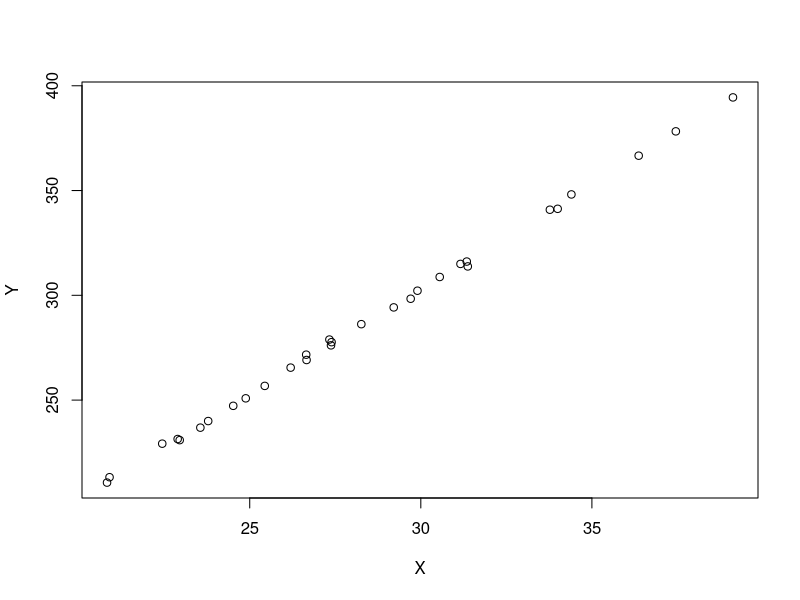
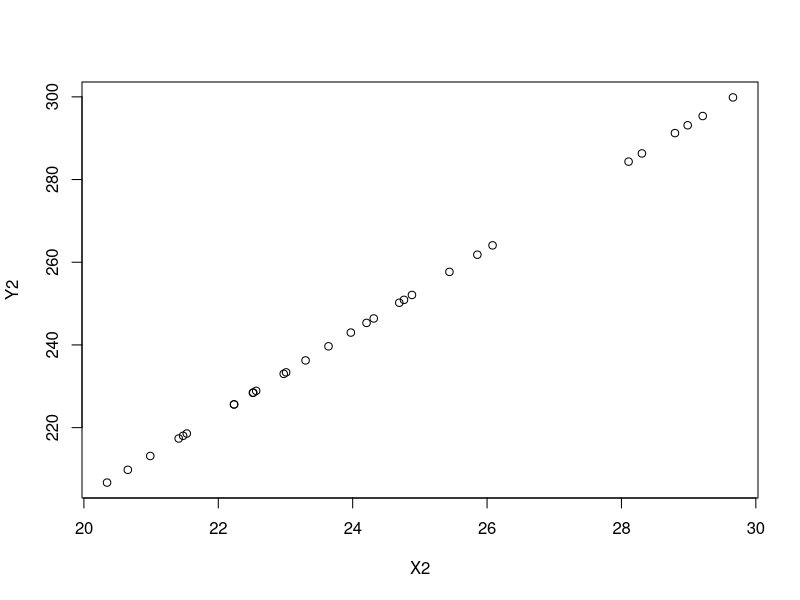
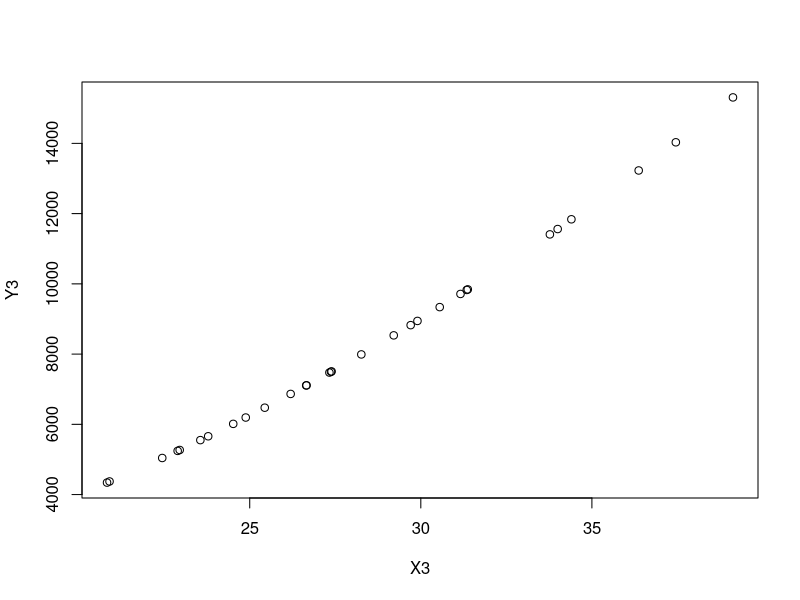

Reproduce these figures in R, in order.
## ---- chunk 1
set.seed(30)
X <- rnorm(30,mean=30,sd=5)
Y <- 10*X + rnorm(30,mean=3,sd=1)
reg1 <- lm(Y~X)
## ---- chunk 2
reg1$coefficients
## ---- chunk 3
test_data <- data.frame(X = 32.8)
predict(reg1,test_data)
## ---- chunk 4
summary(reg1)$r.square
sse <- sum(( fitted(reg1) - mean(Y))^2)
ssr <- sum(( fitted(reg1) - Y)^2)
sst <- ssr + sse
R2 <- 1 - (ssr/sst)
R2
## ---- chunk 5
set.seed(30)
X2 <- runif(30, min = 20, max = 30)
Y2 <- (10*X2) + rnorm(1,mean=3,sd=1)
reg2 <- lm(Y2~X2)
## ---- chunk 6
reg2$coefficients
## ---- chunk 7
test_data <- data.frame(X2 = 32.8)
predict(reg2,test_data)
## ---- chunk 8
summary(reg2)$r.square
sse <- sum(( fitted(reg2) - mean(Y2))^2)
sse
ssr <- sum(( fitted(reg2) - Y2)^2)
ssr
sst <- ssr + sse
sst
R2 <-  1 - (ssr/sst)
R2
## ---- chunk 9
set.seed(30)
X3 <- rnorm(30,mean=30,sd=5)
Y3<- 10*X3*X3 + rnorm(30,mean=3,sd=1)
reg3 <- lm(Y3~X3)
## ---- chunk 10
reg3$coefficients
## ---- chunk 11
test_data <- data.frame(X3 = 32.8)
predict(reg3,test_data)
## ---- chunk 12
summary(reg3)$r.square
sse <- sum(( fitted(reg3) - mean(Y3))^2)
ssr <- sum(( fitted(reg3) - Y3)^2)
sst <- ssr + sse
R2 <- 1 - (ssr/sst)
R2
## ---- chunk 13
plot(X,Y)
plot(X2,Y2)
plot(X3,Y3)
## ---- chunk 14
test1 <- lm(mpg ~ hp, data = mtcars)
summary(test1)
## ---- chunk 15
coeffs <- test1$coefficients
coeffs
## ---- chunk 16
test_data <- data.frame(hp = 110)
predict(test1,test_data)
## ---- chunk 17
test2 <- lm(mtcars$mpg ~ mtcars$hp)
summary(test2)
## ---- chunk 18
cor(mtcars$mpg , mtcars$hp)
## ---- chunk 19
test3 <- cor.test(mtcars$mpg,mtcars$hp)
test3$conf.int
## ---- chunk 20
test3$p.value
## ---- chunk 21
y = mtcars$mpg
cor(mtcars$mpg,mtcars$cyl)
cor(mtcars$mpg, mtcars$disp)
cor(mtcars$mpg, mtcars$hp)
cor(mtcars$mpg, mtcars$drat)
cor(mtcars$mpg, mtcars$wt)
cor(mtcars$mpg, mtcars$qsec)
cor(mtcars$mpg, mtcars$vs)
cor(mtcars$mpg, mtcars$am)
cor(mtcars$mpg, mtcars$gear)
cor(mtcars$mpg,mtcars$carb)
## ---- chunk 22
# From the above correlation plot, we understand that mpg has a strong correlation with cyl, disp, hp, wt.

#Model 1:
mod_1 = lm(y~mtcars$cyl + mtcars$disp + mtcars$hp +mtcars$wt)

summary(mod_1)

# R-squared:  0.8486,	Adjusted R-squared:  0.8262 

# Model 2:

mod_2= lm(y~mtcars$cyl + mtcars$disp + mtcars$hp +mtcars$wt + mtcars$drat)

summary(mod_2)
#R-squared:  0.8513,	Adjusted R-squared:  0.8227 

# Model 3:

mod_3 = lm(y~mtcars$cyl + mtcars$disp + mtcars$hp +mtcars$wt + mtcars$drat + mtcars$vs +mtcars$carb)

summary(mod_3)
# R-squared:  0.8521,	Adjusted R-squared:  0.809 

# As we increase the variables the R-Square value is improving but adjusted R-Square value is decreasing. 

# Model 1 seems to have the best adjusted R-Square value. 

